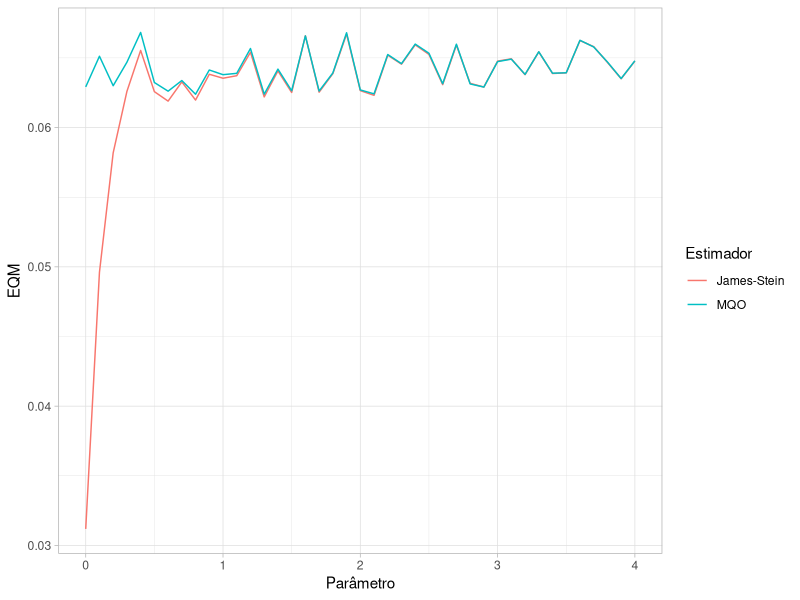
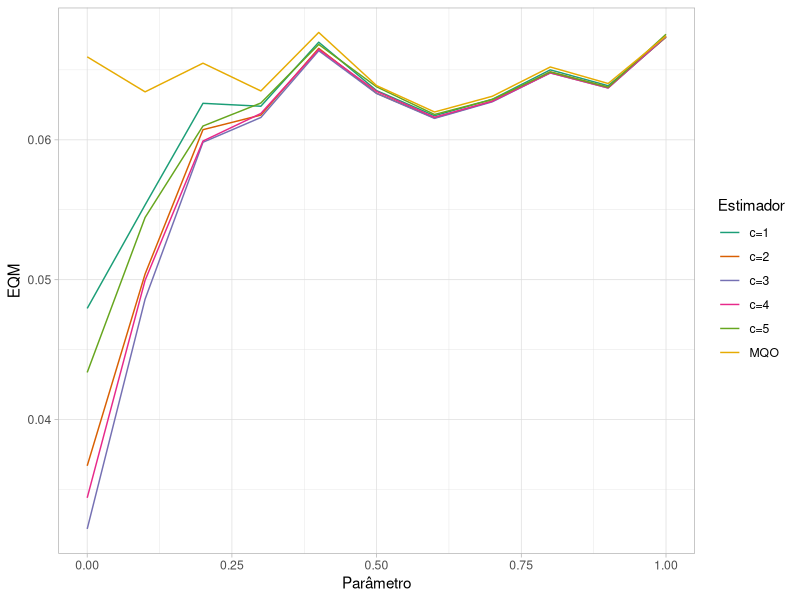

Recreate these plots in R, in order.
## ---- chunk 1

library(purrr)
library(ggplot2)
library(tidyr)
library(tibble)
library(dplyr)

## ---- chunk 2

simul_various_regs <- function(true_par,regs,n,k){
  
  x <- matrix(rnorm(n*k),ncol = k)
  y <- x%*%rep(true_par,k) + rnorm(n)
  
  res <- lm(y ~ x)
  
  ols <- coef(res)
  shrink_js <- n*as.vector(t(ols[-1])%*%cov(x)%*%ols[-1])
  ols_mat <- t(replicate(length(regs),ols[-1]))
  
  stein <- ols_mat - as.matrix(regs)%*%ols[-1]/shrink_js
  stein <- cbind(ols[1],stein)
  
  rownames(stein) <- regs
  
  return(rbind(ols,stein))
  
}


## ---- chunk 3

monte_carlo_loss <- function(true_par,regs,n,k,p){
  
  input <- replicate(p,true_par,simplify = F)
  output <- map(input,simul_various_regs,regs = regs,n = n,k = k)
  
  cofs <- c(0,rep(true_par,k))
  
  true_par_mat <- t(replicate(length(regs)+1,c(cofs)))
  
  loss <- map(output,function(x){(x-true_par_mat)^2 %>% rowSums()})
  
  loss <- do.call(rbind,loss) %>% colMeans()
  
  return(loss)
  
}


## ---- chunk 4

monte_carlo_pars <- function(true_pars,regs,n,k,p){
  
  input <- as.list(true_pars)
  output <- map(input,monte_carlo_loss,regs = regs,n=n,k=k,p=p)
  
  result <- do.call(rbind,output)
  rownames(result) <- true_pars
  
  
  return(result)
  
}


## ---- chunk 5

params <- seq(0,4,by=0.1)

teste <- monte_carlo_pars(params,3,100,5,1000)

## ---- chunk 6

tidy_teste <- as_tibble(teste) %>% 
  rename("James-Stein"="3", "MQO" = ols) %>% 
  bind_cols(params = params) %>% 
  pivot_longer(!params)

ggplot(tidy_teste,aes(x=params,y=value,color=name)) + 
  geom_line() + 
  labs(x = "Parâmetro", y = "EQM", color = "Estimador") + 
  theme_light()

## ---- chunk 7

params <- seq(0,1,by=0.1)
regs <- seq(1,5,by=1)

teste <- monte_carlo_pars(params,regs,100,5,1000)

## ---- chunk 8

tidy_teste <- as_tibble(teste) %>% 
  rename("MQO" = ols) %>% 
  rename_with(.fn = ~(paste0("c=",.)),.cols = matches("[[:digit:]]")) %>% 
  bind_cols(params = params) %>% pivot_longer(!params)

ggplot(tidy_teste,aes(x=params,y=value,color=name)) + 
  geom_line() + labs(x = "Parâmetro", y = "EQM", color = "Estimador") + 
  theme_light() + 
  scale_color_brewer(palette = "Dark2")
